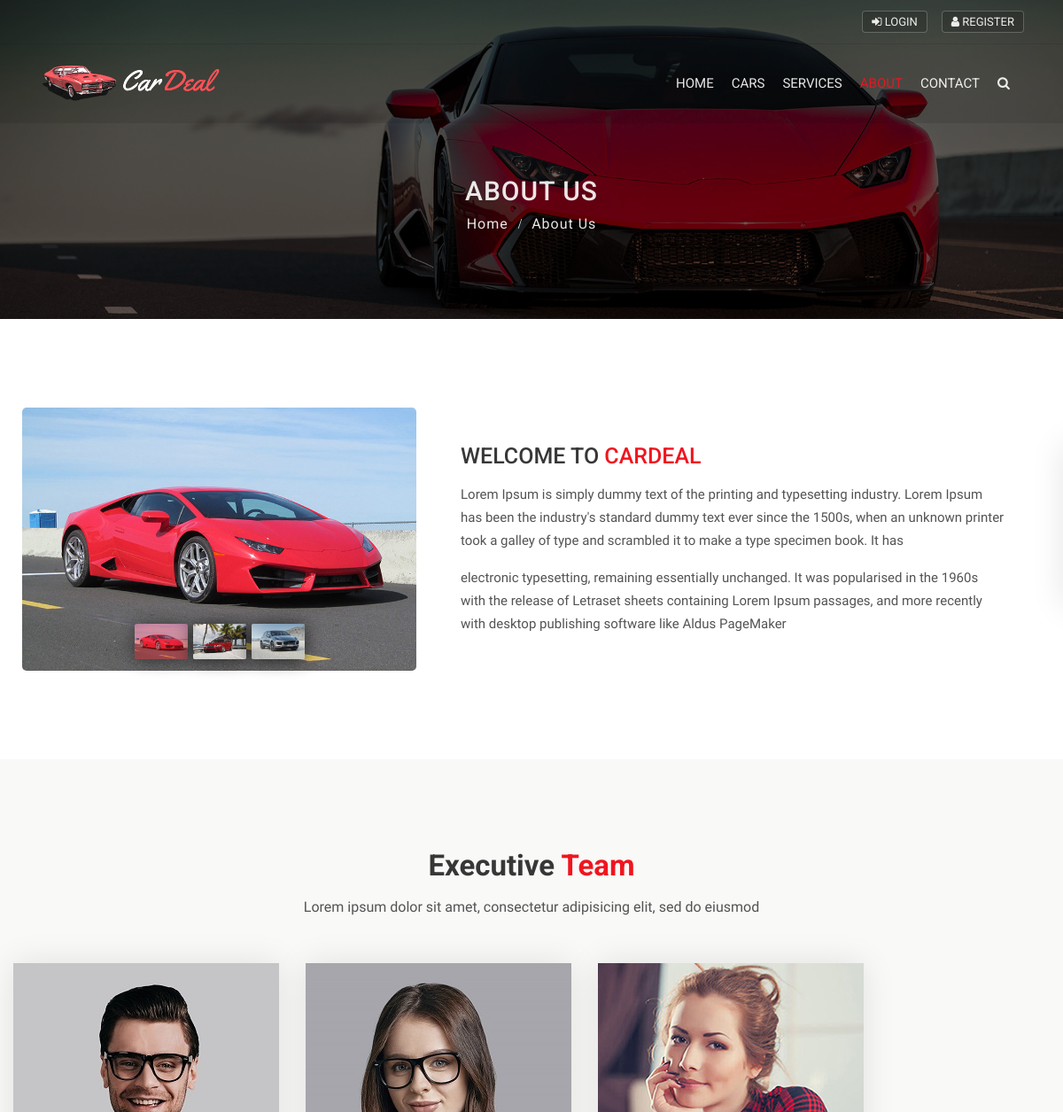
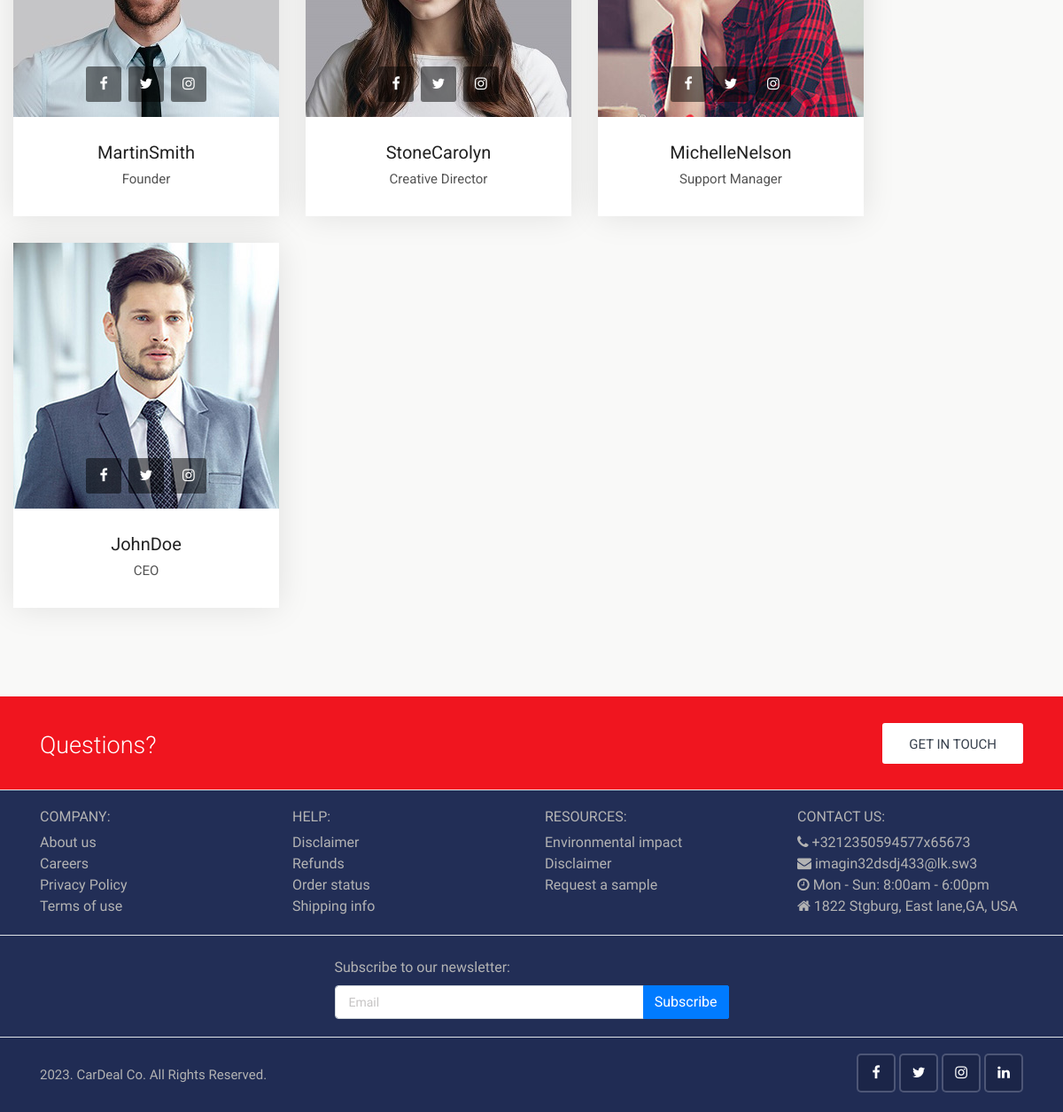
The page /about/ on the database its author committed (2 pictures, top to bottom).
### pages/models.py (models this page shows, shortened)
class Teams(models.Model):
    first_name = models.CharField(max_length=255)
    last_name = models.CharField(max_length=255)
    designation=models.CharField(max_length=255)
    photo=models.ImageField(upload_to='photos/%Y/%m/%d/')
    facebook_link=models.URLField(max_length=200)
    instagram_link=models.URLField(max_length=200)
    x_link=models.URLField(max_length=200)
    created_date=models.DateTimeField(auto_now_add=True)

### pages/views.py (the view)
# urls.py: path('about/', views.about, name='about'),
def about(request):
    teams = Teams.objects.all()
    data = {
        'teams':teams,
    }
    return render(request,'pages/about.html', data)

### templates/pages/about.html (shortened to what this page needs)
{% extends 'base.html' %}
{% block content %}
{% load static %}
<div class="sub-banner overview-bgi">
    <div class="container breadcrumb-area">
        <div class="breadcrumb-areas">
            <h1>About Us</h1>
            <ul class="breadcrumbs">
                <li><a href="{% url 'home' %}">Home</a></li>
                <li class="active">About Us</li>
            </ul>
        </div>
    </div>
</div>
<div class="about-car content-area-5">
    <div class="container">
        <div class="row">
            <div class="col-xl-5 col-lg-6">
                <div class="about-car-photo">
                    <div id="carDetailsSlider" class="carousel car-details-sliders slide">
                        <div class="carousel-inner">
                            <div class="active item carousel-item" data-slide-number="0">
                                <img src="{% static 'img/car/car-1.jpg' %}" class="img-fluid" alt="slider-car">
                            </div>
                        </div>
                        <ul class="carousel-indicators car-properties list-inline nav nav-justified">
                            <li class="list-inline-item active">
                                <a id="carousel-selector-0" class="selected" data-slide-to="0" data-target="#carDetailsSlider">
                                    <img src="{% static 'img/car/car-1.jpg' %}" class="img-fluid" alt="small-car">
                                </a>
                            </li>
                            <li class="list-inline-item">
                                <a id="carousel-selector-1" data-slide-to="1" data-target="#carDetailsSlider">
                                    <img src="{% static 'img/car/car-2.jpg' %}" class="img-fluid" alt="small-car">
                                </a>
                            </li>
                            <li class="list-inline-item">
                                <a id="carousel-selector-2" data-slide-to="2" data-target="#carDetailsSlider">
                                    <img src="{% static 'img/car/car-3.jpg' %}" class="img-fluid" alt="small-car">
                                </a>
                            </li>
                        </ul>
                    </div>
                </div>
            </div>
            <div class="col-xl-7 col-lg-6 align-self-center">
                <div class="best-used-car">
                    <h3>Welcome to <span>CarDeal</span></h3>
                    <p>Lorem Ipsum is simply dummy text of the printing and typesetting industry. Lorem Ipsum has been the industry's standard dummy text ever since the 1500s, when an unknown printer took a galley of type and scrambled it to make a type specimen book. It has</p>
                    <p class="mb-0">electronic typesetting, remaining essentially unchanged. It was popularised in the 1960s with the release of Letraset sheets containing Lorem Ipsum passages, and more recently with desktop publishing software like Aldus PageMaker</p>
                </div>
            </div>
        </div>
    </div>
</div>
<div class="our-team content-area bg-grea-3">
         <div class="main-title">
            <h1>Executive <span>Team</span></h1>
            <p>Lorem ipsum dolor sit amet, consectetur adipisicing elit, sed do eiusmod</p>
        </div>
<div class="container-fluid" style="display: flex; justify-content: center; align-items: center;">
        <div class="slick-slider-area clearfix">
            <div class="row slick-carousel" data-slick='{"slidesToShow": 4, "responsive":[{"breakpoint": 1024,"settings":{"slidesToShow": 2}}, {"breakpoint": 768,"settings":{"slidesToShow": 1}}]}'>
            {% for team in teams %}
                <div class="slick-slide-item">
                    <div class="team-1">
                        <div class="photo">
                            <a href="#">
                                <img src="{{team.photo.url}}" alt="team-1" class="img-fluid">
                            </a>
                            <div class="social-list clearfix">
                                <a href="{{team.facebook_link}}" target="blank" class="facebook-bg"><i class="fa fa-facebook"></i></a>
                                <a href="{{team.x_link}}" target="blank" class="twitter-bg"><i class="fa fa-twitter"></i></a>
                                <a href="{{team.instagram_link}}" target="blank" class="google-bg"><i class="fa fa-instagram"></i></a>
                            </div>
                        </div>
                        <div class="details">
                            <h4><a href="team-detail.html">{{team.first_name}}{{team.last_name}}</a></h4>
                            <h5>{{team.designation}}</h5>
                        </div>
                    </div>
                </div>
                {% endfor %}
                        </div>
                    </div>
                </div>
                </div>
{% endblock content %}

### static/css/skins/red.css (style rules this page uses)
.about-car .best-used-car h3 span { color: #f0151f; }
.carousel-indicators .active { background-color: #f0151f; }
.main-title h1 span { color:#f0151f; }

### rows shown on the page
Teams: photo (picture), first_name "Martin", last_name "Smith", designation "Founder"
Teams: photo (picture), first_name "Stone", last_name "Carolyn", designation "Creative Director"
Teams: photo (picture), first_name "Michelle", last_name "Nelson", designation "Support Manager"
Teams: photo (picture), first_name "John", last_name "Doe", designation "CEO"
